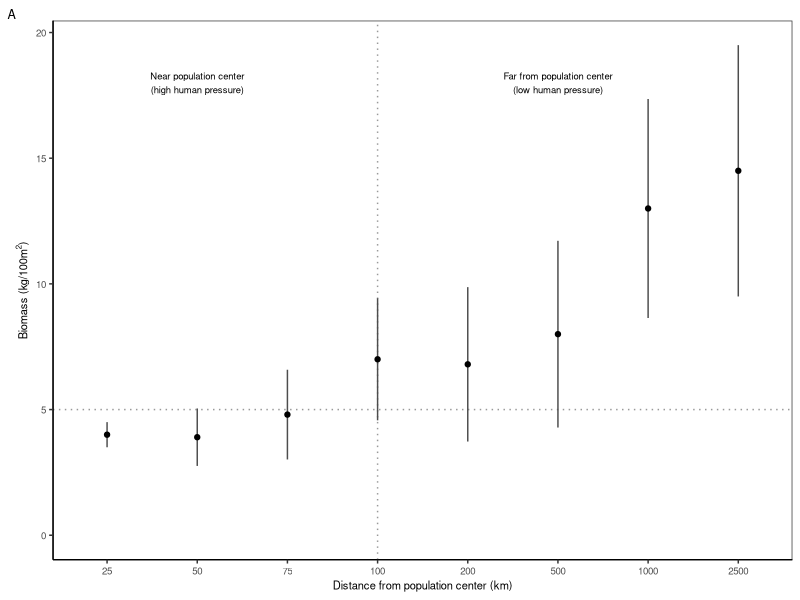
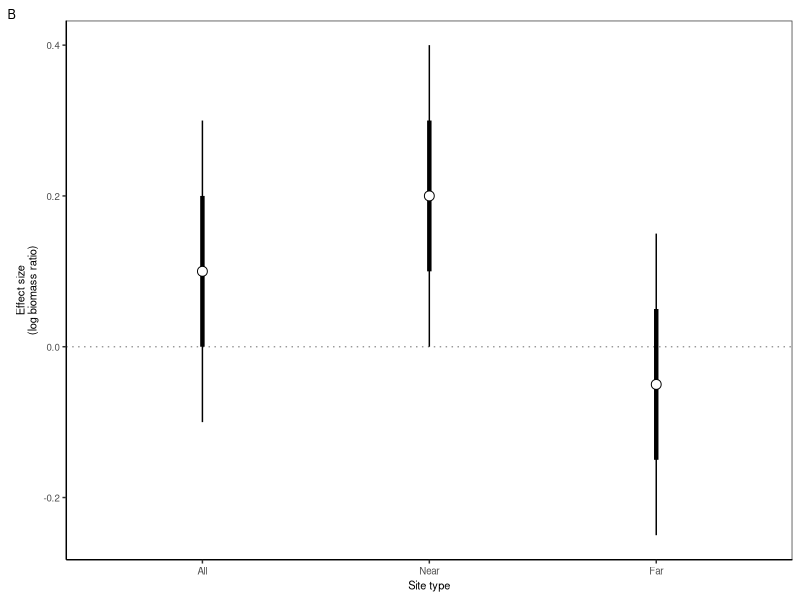
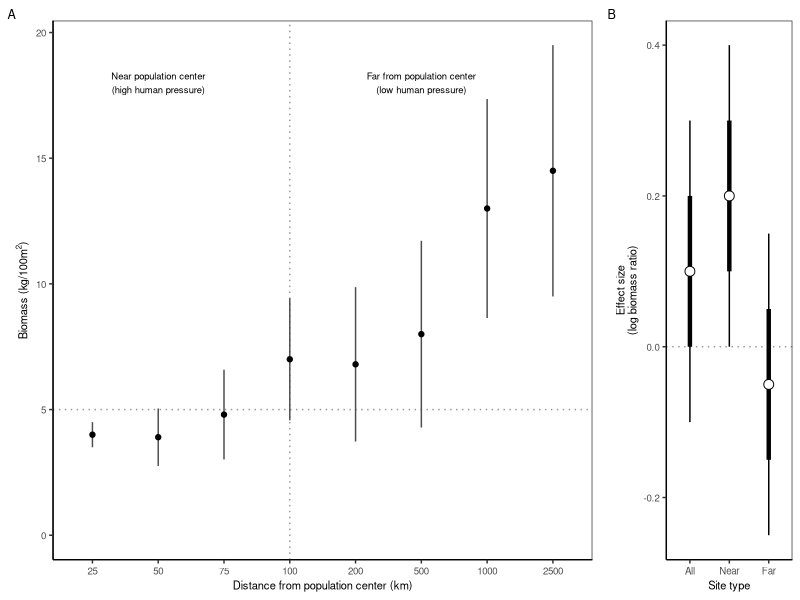

Write R code to recreate these figures, in order. (Note: this script raises an error after producing the figures.)

# Clear workspace
rm(list = ls())

# Setup
################################################################################

# Packages
library(tidyverse)

# Directories
plotdir <- "figures"

# Simulate data
################################################################################

# Data
data <- tibble(dist_km=c(25, 50, 75, 100, 200, 500, 1000, 2500),
               dist_km_chr=as.character(dist_km),
               n=c(1320, 717, 606, 246, 654, 367, 108, 40),
               biomass_kg_100m2=c(4, 3.9, 4.8, 7, 6.8, 8, 13, 14.5),
               biomass_kg_100m2_sd=seq(1,10, length.out=8)/2) %>%
  mutate(dist_km_chr=factor(dist_km_chr, levels=dist_km_chr),
         biomass_kg_100m2_lo=biomass_kg_100m2-biomass_kg_100m2_sd,
         biomass_kg_100m2_hi=biomass_kg_100m2+biomass_kg_100m2_sd)

# Effects
effects <- tibble(type=c("All", 'Near', "Far") %>% factor(., levels=c("All", "Near", "Far")),
                  mean=c(0.1, 0.2, -0.05),
                  sd1=0.1,
                  sd2=0.2) %>%
  mutate(ci1_lo=mean-sd1,
         ci1_hi=mean+sd1,
         ci2_lo=mean-sd2,
         ci2_hi=mean+sd2)

# Plot data
################################################################################

# Base theme
base_theme <- theme(axis.text=element_text(size=7),
                    axis.title=element_text(size=8),
                    legend.text=element_text(size=7),
                    legend.title=element_text(size=8),
                    plot.tag=element_text(size=9),
                    # Gridlines
                    panel.grid.major = element_blank(),
                    panel.grid.minor = element_blank(),
                    panel.background = element_blank(),
                    axis.line = element_line(colour = "black"))
                    # Legend
                    # legend.background = element_rect(fill=alpha('blue', 0)))

# Labels
labs <- tibble(x=c("50", "500"),
               label=c("Near population center\n(high human pressure)",
                       "Far from population center\n(low human pressure)"))


# Plot biomass ~ distance
g1 <- ggplot(data, aes(x=dist_km_chr, y=biomass_kg_100m2)) +
  # Reference lines
  geom_hline(yintercept=5, color="grey60", linetype="dotted") +
  geom_vline(xintercept="100", color="grey60", linetype="dotted") +
  # Data
  geom_errorbar(aes(ymin=biomass_kg_100m2_lo, ymax=biomass_kg_100m2_hi), color="grey30", width=0) +
  geom_point() +
  # Plot text
  geom_text(data=labs, mapping=aes(x=x, y=18, label=label), size=2.4) +
  # Labels
  labs(x="Distance from population center (km)", y=expression("Biomass (kg/100m"^"2"*")"), tag="A") +
  scale_y_continuous(lim=c(0,NA)) +
  # Theme
  theme_bw() + base_theme
g1

# Plot effect size ~ distance
g2 <- ggplot(effects, aes(x=type, y=mean)) +
  # Reference line
  geom_hline(yintercept=0, color="grey60", linetype="dotted") +
  # Plot CI
  geom_errorbar(mapping=aes(x=type, ymin=ci2_lo, ymax=ci2_hi), width=0, linewidth=0.5) +
  geom_errorbar(mapping=aes(x=type, ymin=ci1_lo, ymax=ci1_hi), width=0, linewidth=1.5) +
  # Plot points
  geom_point(pch=21, fill="white", size=3) +
  # Labels
  labs(x="Site type", y="Effect size\n(log biomass ratio)", tag="B") +
  # Theme
  theme_bw() + base_theme
g2

# Merge
g <- gridExtra::grid.arrange(g1, g2, nrow=1, widths=c(0.75, 0.25))
g

# Export
ggsave(g, filename=file.path(plotdir, "Fig2_distance.png"),
       width=6.5, height=2.5, units="in", dpi=600)

